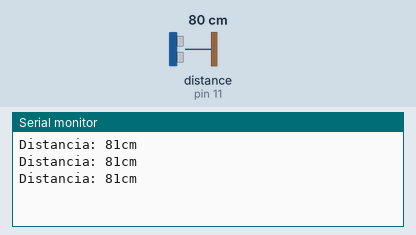
Simulated run of this sketch. Board: Arduino Uno, built with avr-gcc and run on an emulated ATmega328P. Parts: the last lines printed to the serial monitor. The test bench sets the inputs (shaded band); at power-on: distance to the obstacle (sensor on pin 11) 80 cm. The echo pulse lasts 58.3 µs per cm.

Above: at 1.3 s.
1.4 s: distance to the obstacle (sensor on pin 11) set to 2 cm
At 1.9 s:
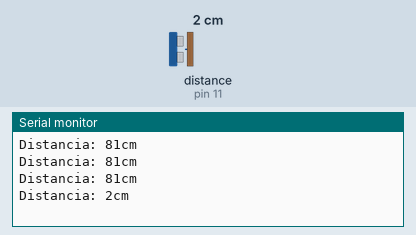
2.9 s: distance to the obstacle (sensor on pin 11) set to 4 cm
At 3.4 s:
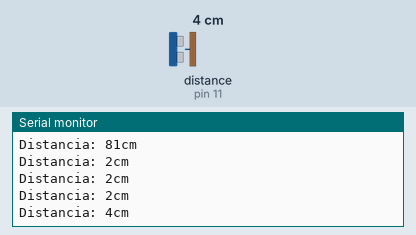
Timing chart, 0 to 5.9 s (numbered marks = the images above; inputs shaded):
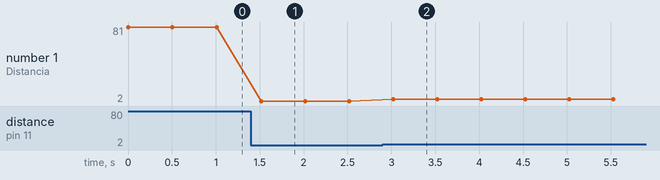

Measured:
- after the input at 1.4 s, the serial monitor: prints a new line after 0.12 s (image 1)
- after the input at 2.9 s, the serial monitor: prints a new line after 0.12 s (image 2)
- plotted number 1: 81 → 2 after the input at 1.4 s, 2 → 4 after the input at 2.9 s

The sketch:

TesteUltrasonico.ino
```cpp
#include <NewPing.h> // Bilioteca para o sensor ultrasonico

// Definição dos pinos //

// Variaveis do Sensor Ultrasonico (HC-SR04) //
#define ECHO 11 // Pino de recebimento das ondas do sensor
#define TRIGGER 10 // Pino de envio das ondas do sensor
#define MAX_DISTANCE 200 // Distancia máxima que o sensor vai ler em cm

NewPing usensor(TRIGGER, ECHO, MAX_DISTANCE); // Definição do objeto 'usensor'

// SENSOR ULTRASONICO //

// Retorna a distancia lida do sensor ultrasonico
uint8_t GetUltrasonicDistance() {
  uint8_t distance = usensor.ping_cm(); // Salva a distancia (em cm) em uma variavel
  return distance; // Retorna a distancia
}

void setup() {
  Serial.begin(9600);
}

void loop() {
  Serial.print("Distancia: ");
  Serial.print(GetUltrasonicDistance()); // Printa a distancia do sensor
  Serial.println("cm");
  delay(500);
}
```
